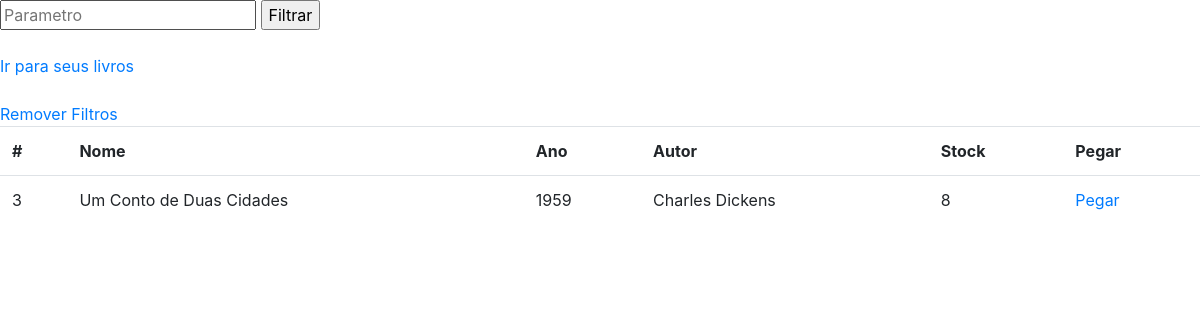
Page /Catalogo.php?abc=Um Conto de Duas Cidades (signed in) on the committed database.
### tables this page shows
create table livros (
    codigo integer not null auto_increment,
    nome varchar(100) not null,
    autor varchar(100) not null,
    anoDePublicacao varchar(4) not null,
    stock integer not null,
    primary key (codigo)
);

### Catalogo.php (the view, shortened to what this page needs)
<!DOCTYPE html>
<html lang="en">
<head>
<link rel="stylesheet" href="https://cdn.jsdelivr.net/npm/bootstrap@4.1.3/dist/css/bootstrap.min.css">
</head>
<body>
</body>
</html>
<form action="Catalogo.php" method = "GET">
<input type="text" name = "abc" placeholder="Parametro">
<input type="submit" value="Filtrar">
<br><br>
<a href="Inicio.php">Ir para seus livros</a>
<br><br>
</form>
<?php
if(isset($_GET["abc"])) {
    echo("<a href=\"Catalogo.php\">Remover Filtros</a>");
    $para = $_GET["abc"];
}
if(isset($_SESSION["usuario"])) {
    if ($_SESSION["usuario"] == true) {
    $Banco = mysqli_connect("localhost","root","","Banco");
if(isset($para)) {
    $select = "select * from livros where nome like '%$para%'";
}else{
    $select = "select * from livros";
}
    $resultado = mysqli_query($Banco, $select);
    echo ("<table class = 'table'> <th scope = 'col'>#</th>
    <th scope = 'col'>Nome</th>
    <th scope = 'col'>Ano</th>
    <th scope = 'col'>Autor</th>
    <th scope = 'col'>Stock</th>
    <th scope = 'col'>Pegar</th>
           ");
        while($linha = mysqli_fetch_array($resultado)) {
            echo "<tr> <td>".$linha['codigo']."</td>";
            echo "<td>".$linha['nome']."</td>";
            echo "<td>".$linha['anoDePublicacao']."</td>";
            echo "<td>".$linha['autor']."</td>";
            echo "<td>".$linha['stock']."</td>";
            if($linha['stock'] !== "0") {
                echo "<td>"."<a href=\"LivroI.php?codigo=".$linha['codigo']."\">Pegar</a>"."</td>";
            }else{
                echo "<td>Esgotado</td>";
            }
            echo("</tr>");
        }
        echo("</table>");
}else{
    header("Location: login.php?msg=PreicaLogar");
}
}
?>

### rows in the picture
livros: codigo "3", nome "Um Conto de Duas Cidades", anoDePublicacao "1959", autor "Charles Dickens", stock "8"
